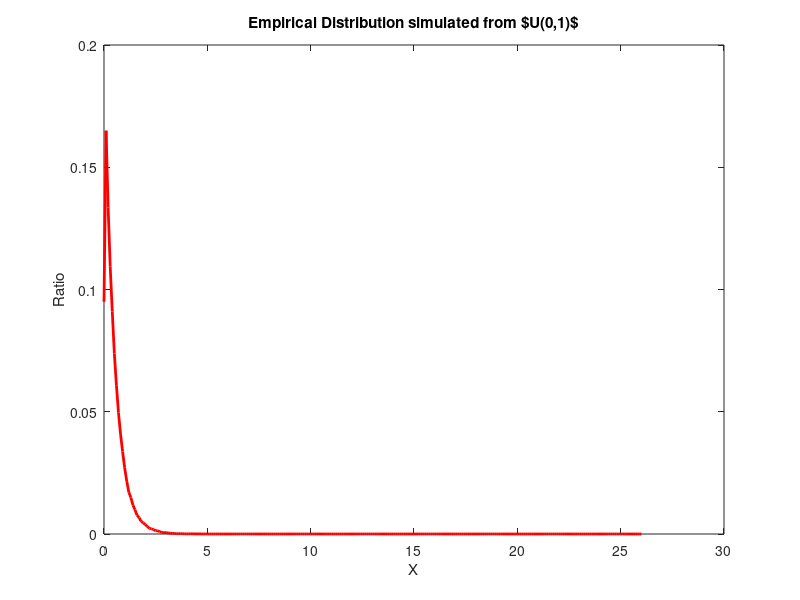

This chart was generated by the following MATLAB code:
%% Lab 4, Chapter 6 - Simulation. (Due on 09:00 PM, Feb 27, 2015)
% Random number generator is based on the simulation theory.
% Simulation is to accosiate two distributions, specifically speaking,
% associate the probability of two events defined on two random variables X and Y.
% X, Y can be either discrete, or continuouse.

%% Generate random numbers for random variable $X\sim Bin(3, 0.5)$ 
%% 
% *A. Generate 10000 numbers directly from binornd() function*
numOfPoints = 10^5;
n = 3;
p = 0.5;
xs = binornd(n, 0.5, [1, numOfPoints]); 
max(xs);
min(xs);

%%
% Now let's draw the empirical distribution of the random numbers.
% Let's count the number of random numbers we get for values {0, 1, 2, 3}, respectively.
valueCounts = hist(xs, 0:1:3);
valueRatios = valueCounts / numOfPoints;
plot(0:1:3, valueRatios,'r.', 'MarkerSize', 40);
title('Empirical Distribution');
xlabel('X');
ylabel('Ratio');

%% 
% *B. Generate 10000 binormial numbers by simulation using $U\sim U(0,1)$ distribution.*
% According to the table of Homework Q1.
%%
% $P(X = 0) = P(0 \leq U < 1/8) = 1/8, P(X = 1) = P(1/8 \leq U < 4/8) =
% 3/8$, 
%%
% $P(X = 2) = P(4/8 \leq U < 7/8) = 3/8, P(X = 3) = P(7/8 \leq U < 1) = 1/8$.
% So the code would be, 
%%
% 1) if we get a random number u within [0, 1/8), we assume we get the a 0 for X, 
%%
% 2) else if we get a random number u within [1/8, 4/8), we assume we get a 1 for X, 
%%
% 3) else if we get a random number u within [4/8, 7/8), we assume we get a 2 for X, 
%%
% 4) else if we get a random number u within [7/8,1) we assume we get a 3 for X. 

xs_simulated = [];
us = unifrnd(0,1, [1,numOfPoints]);
for i = 1:numOfPoints
    u = us(i);
    if( u >= 0 && u < 1/8)
        x = 0;
    elseif( u >= 1/8 && u < 4/8 )
        x = 1;
    elseif( u >= 4/8 && u < 7/8 )
        x = 2;
    elseif( u>= 7/8 && u < 1 )
        x = 3;
    end
    xs_simulated(i) = x;
end

%%
% Plot the empirical distribution for xs_simulated
valueCounts = hist(xs_simulated, 0:3);
valueRatios = valueCounts / numOfPoints;
plot(0:3, valueRatios,'r.', 'MarkerSize', 40);
title('Empirical Distribution simulated from $U(0,1)');
xlabel('X');
ylabel('Ratio');

%% Generate random numbers for random variable $X \sim Exp(2)$
% *A. Generate 10000 numbers directly from exprnd() function*
numOfPoints = 10^5;
lambda = 2;
xs = exprnd(1/lambda, [1, numOfPoints]);  % Pay attention exprnd() takes a parameter mu, which is 1/lambda.
max(xs);
min(xs);

%%
% Now we can draw the empirical distribution for xs.
% Since xs can be [0, infinity), we will set the stepsize a little smaller,
% but not too small.
valueCounts = hist(xs, 0:0.1:26);
valueRatios = valueCounts / numOfPoints;
plot(0:0.1:26, valueRatios,'r-','LineWidth', 2);
title('Empirical Distribution');
xlabel('X');
ylabel('Ratio');

% *B. Generate 10000 numbers by simulation using $U\sim U(0,1)$ distribution.*
%% 
% According to the formula in Homework 5 Q3. The simulation rule is:
%%
% $x = -\frac{1}{2}ln(1-u)$. So the pseducode shall be:
%%
% For any random number u we get, let $~~~x = -\frac{1}{2}ln(1-u)$.
xs_simulated = [];
us = unifrnd(0,1, [1,numOfPoints]);
for i = 1:numOfPoints
    u = us(i);
    x = -1/2 * log(1 - u);
    xs_simulated(i) = x;
end
valueCounts = hist(xs_simulated, 0:0.1:26);
valueRatios = valueCounts / numOfPoints;
plot(0:0.1:26, valueRatios,'r-','LineWidth', 2);
title('Empirical Distribution simulated from $U(0,1)$');
xlabel('X');
ylabel('Ratio');


%% Assignments
% Question. Generate 10000 random numbers for $X \sim Par(3)$ distribution.
%%
% a). Generate using Matlab built-in function <http://www.mathworks.com/help/stats/gprnd.html gprnd()> . (Hint: To get
% Par(3), with $\alpha = 3$. You need to set the $k = 1/\alpha, sigma= 1/\alpha, theta = 1$.)
%%
% b). Generate by simulation using $U \sim U(0,1)$ distribution.
%%
% c). Draw the empirical distribution for the numbers generated from a) or
% b). Do they look similar?

%%
% Submission: Put all of your code, figures, writeups in a single document with .doc or .docx or .pdf format. Submit the document through blackboard. Attention, .txt format is not acceptable.